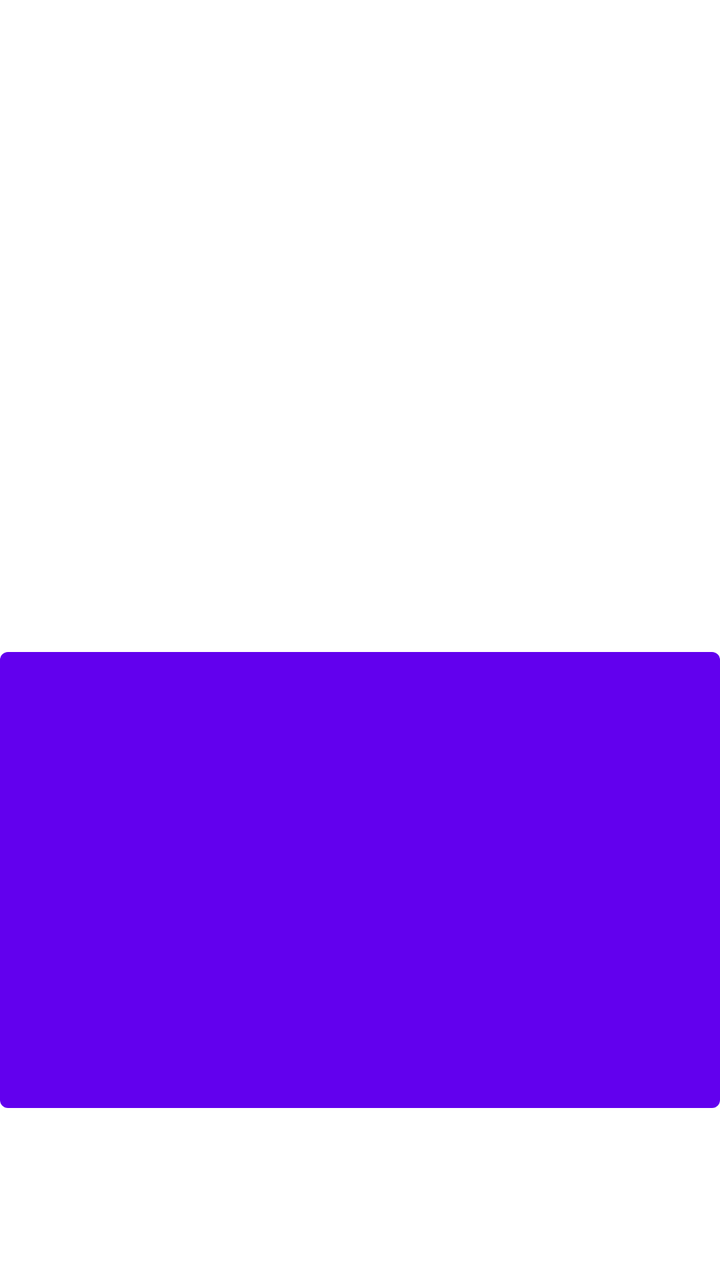
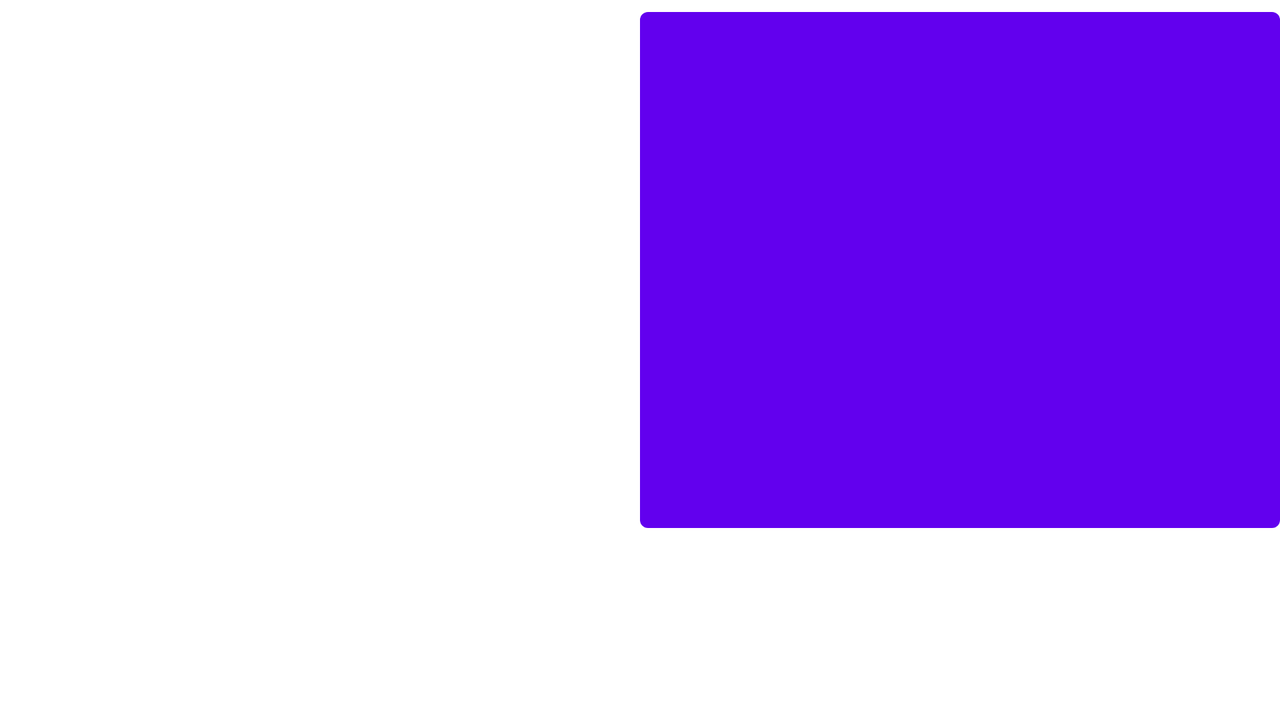

First picture: res/layout/ on a phone held upright. Second picture: the repository's own variant of that layout, on a device whose configuration matches the variant's folder. Source for both follows.
<!-- AndroidManifest.xml: fallback theme Theme.MaterialComponents.DayNight.NoActionBar -->
<!-- res/layout/fragment_a10_c_vvi_hsi.xml -->
<LinearLayout xmlns:android="http://schemas.android.com/apk/res/android"
    xmlns:tools="http://schemas.android.com/tools"
    android:layout_width="match_parent"
    android:layout_height="match_parent"
    android:orientation="vertical"
    android:weightSum="2"
    tools:context="fr.margouill.cockpitpp.fragments.A10C_VVI_HSI_COMBO"
    tools:ignore="MissingPrefix">

    <LinearLayout
        android:layout_width="match_parent"
        android:layout_height="0dp"
        android:layout_weight="1"
        android:orientation="vertical"
        android:weightSum="1">

        <FrameLayout
            android:id="@+id/a10_vvi_combo"
            android:layout_width="match_parent"
            android:layout_height="0dp"
            android:layout_weight="1"/>
    </LinearLayout>

    <LinearLayout
        android:layout_width="match_parent"
        android:layout_height="0dp"
        android:layout_weight="1"
        android:orientation="vertical"
        android:weightSum="1">

        <FrameLayout
            android:id="@+id/a10_hsi_combo"
            android:layout_width="match_parent"
            android:layout_height="0dp"
            android:layout_weight="1">

            <LinearLayout
                android:layout_width="match_parent"
                android:layout_height="match_parent"
                android:orientation="vertical"
                android:weightSum="10">

                <Button
                    android:id="@+id/a10_hsi_dials_touch_view"
                    android:layout_width="match_parent"
                    android:layout_height="0dp"
                    android:layout_weight="7.5" />

                <LinearLayout
                    android:layout_width="match_parent"
                    android:layout_height="0dp"
                    android:layout_weight="2.5"
                    android:orientation="horizontal"
                    android:weightSum="6">

                    <Button
                        android:id="@+id/a10_hsi_heading_set_button"
                        android:layout_width="0dp"
                        android:layout_height="match_parent"
                        android:layout_weight="1"
                        android:background="@android:color/transparent" />

                    <View
                        android:layout_width="0dp"
                        android:layout_height="match_parent"
                        android:layout_weight="4"/>


                    <Button
                        android:id="@+id/a10_hsi_course_set_button"
                        android:layout_width="0dp"
                        android:layout_height="match_parent"
                        android:layout_weight="1"
                        android:background="@android:color/transparent" />
                </LinearLayout>
            </LinearLayout>
        </FrameLayout>
    </LinearLayout>
</LinearLayout>
<!-- resources referenced by this layout -->
<resources>

</resources>
<!-- res/layout-land/fragment_a10_c_vvi_hsi.xml (the repository's variant of the layout above) -->
<!-- drawn on the phone turned sideways -->
<LinearLayout xmlns:android="http://schemas.android.com/apk/res/android"
    xmlns:tools="http://schemas.android.com/tools"
    android:layout_width="match_parent"
    android:layout_height="match_parent"
    android:orientation="horizontal"
    android:weightSum="2"
    tools:context="fr.margouill.cockpitpp.fragments.A10C_VVI_HSI_COMBO"
    tools:ignore="MissingPrefix">

    <LinearLayout
        android:layout_width="0dp"
        android:layout_height="match_parent"
        android:layout_weight="1"
        android:orientation="vertical"
        android:weightSum="1">

        <FrameLayout
            android:id="@+id/a10_vvi_combo"
            android:layout_width="match_parent"
            android:layout_height="0dp"
            android:layout_weight="1"/>
    </LinearLayout>

    <LinearLayout
        android:layout_width="0dp"
        android:layout_height="match_parent"
        android:layout_weight="1"
        android:orientation="vertical"
        android:weightSum="1">

        <FrameLayout
            android:id="@+id/a10_hsi_combo"
            android:layout_width="match_parent"
            android:layout_height="0dp"
            android:layout_weight="1">

            <LinearLayout
                android:layout_width="match_parent"
                android:layout_height="match_parent"
                android:orientation="vertical"
                android:weightSum="10">

                <Button
                    android:id="@+id/a10_hsi_dials_touch_view"
                    android:layout_width="match_parent"
                    android:layout_height="0dp"
                    android:layout_weight="7.5" />

                <LinearLayout
                    android:layout_width="match_parent"
                    android:layout_height="0dp"
                    android:layout_weight="2.5"
                    android:orientation="horizontal"
                    android:weightSum="2">

                    <Button
                        android:id="@+id/a10_hsi_heading_set_button"
                        android:layout_width="0dp"
                        android:layout_height="match_parent"
                        android:layout_weight="1"
                        android:background="@drawable/circle_button"  />

                    <View
                        android:layout_width="0dp"
                        android:layout_height="match_parent"
                        android:layout_weight="4"/>


                    <Button
                        android:id="@+id/a10_hsi_course_set_button"
                        android:layout_width="0dp"
                        android:layout_height="match_parent"
                        android:layout_weight="1"
                        android:background="@drawable/circle_button" />
                </LinearLayout>
            </LinearLayout>
        </FrameLayout>
    </LinearLayout>
</LinearLayout>
